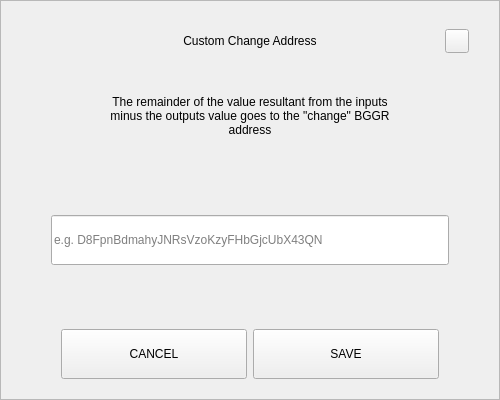
<?xml version="1.0" encoding="UTF-8"?>
<ui version="4.0">
 <class>SendChangeAddressDialog</class>
 <widget class="QDialog" name="SendChangeAddressDialog">
  <property name="geometry">
   <rect>
    <x>0</x>
    <y>0</y>
    <width>500</width>
    <height>400</height>
   </rect>
  </property>
  <property name="windowTitle">
   <string>Dialog</string>
  </property>
  <layout class="QVBoxLayout" name="verticalLayout">
   <property name="spacing">
    <number>0</number>
   </property>
   <property name="leftMargin">
    <number>0</number>
   </property>
   <property name="topMargin">
    <number>0</number>
   </property>
   <property name="rightMargin">
    <number>0</number>
   </property>
   <property name="bottomMargin">
    <number>0</number>
   </property>
   <item>
    <widget class="QFrame" name="frame">
     <property name="styleSheet">
      <string notr="true"/>
     </property>
     <property name="frameShape">
      <enum>QFrame::StyledPanel</enum>
     </property>
     <property name="frameShadow">
      <enum>QFrame::Raised</enum>
     </property>
     <layout class="QVBoxLayout" name="verticalLayout_2" stretch="0,0,0,0,0,0,0">
      <property name="spacing">
       <number>0</number>
      </property>
      <property name="leftMargin">
       <number>30</number>
      </property>
      <property name="topMargin">
       <number>20</number>
      </property>
      <property name="rightMargin">
       <number>30</number>
      </property>
      <property name="bottomMargin">
       <number>20</number>
      </property>
      <item>
       <layout class="QHBoxLayout" name="horizontalLayout_3">
        <property name="spacing">
         <number>0</number>
        </property>
        <item>
         <spacer name="horizontalSpacer_2">
          <property name="orientation">
           <enum>Qt::Horizontal</enum>
          </property>
          <property name="sizeHint" stdset="0">
           <size>
            <width>40</width>
            <height>20</height>
           </size>
          </property>
         </spacer>
        </item>
        <item>
         <widget class="QLabel" name="labelTitle">
          <property name="minimumSize">
           <size>
            <width>0</width>
            <height>40</height>
           </size>
          </property>
          <property name="maximumSize">
           <size>
            <width>16777215</width>
            <height>40</height>
           </size>
          </property>
          <property name="styleSheet">
           <string notr="true">padding-left:24px;</string>
          </property>
          <property name="text">
           <string>Custom Change Address</string>
          </property>
          <property name="alignment">
           <set>Qt::AlignCenter</set>
          </property>
          <property name="margin">
           <number>7</number>
          </property>
         </widget>
        </item>
        <item>
         <spacer name="horizontalSpacer">
          <property name="orientation">
           <enum>Qt::Horizontal</enum>
          </property>
          <property name="sizeHint" stdset="0">
           <size>
            <width>40</width>
            <height>20</height>
           </size>
          </property>
         </spacer>
        </item>
        <item>
         <widget class="QPushButton" name="btnEsc">
          <property name="minimumSize">
           <size>
            <width>24</width>
            <height>24</height>
           </size>
          </property>
          <property name="maximumSize">
           <size>
            <width>24</width>
            <height>24</height>
           </size>
          </property>
          <property name="focusPolicy">
           <enum>Qt::NoFocus</enum>
          </property>
          <property name="text">
           <string/>
          </property>
         </widget>
        </item>
       </layout>
      </item>
      <item>
       <spacer name="verticalSpacer_2">
        <property name="orientation">
         <enum>Qt::Vertical</enum>
        </property>
        <property name="sizeType">
         <enum>QSizePolicy::Fixed</enum>
        </property>
        <property name="sizeHint" stdset="0">
         <size>
          <width>20</width>
          <height>20</height>
         </size>
        </property>
       </spacer>
      </item>
      <item alignment="Qt::AlignHCenter">
       <widget class="QLabel" name="labelMessage">
        <property name="minimumSize">
         <size>
          <width>0</width>
          <height>70</height>
         </size>
        </property>
        <property name="text">
         <string>The remainder of the value resultant from the inputs minus the outputs value goes to the &quot;change&quot; BGGR address</string>
        </property>
        <property name="alignment">
         <set>Qt::AlignCenter</set>
        </property>
        <property name="wordWrap">
         <bool>true</bool>
        </property>
       </widget>
      </item>
      <item>
       <spacer name="verticalSpacer_3">
        <property name="orientation">
         <enum>Qt::Vertical</enum>
        </property>
        <property name="sizeHint" stdset="0">
         <size>
          <width>20</width>
          <height>40</height>
         </size>
        </property>
       </spacer>
      </item>
      <item>
       <layout class="QHBoxLayout" name="horizontalLayout_2">
        <property name="spacing">
         <number>0</number>
        </property>
        <property name="leftMargin">
         <number>20</number>
        </property>
        <property name="rightMargin">
         <number>20</number>
        </property>
        <item>
         <widget class="QLineEdit" name="lineEditAddress">
          <property name="minimumSize">
           <size>
            <width>0</width>
            <height>50</height>
           </size>
          </property>
          <property name="placeholderText">
           <string notr="true">e.g. D8FpnBdmahyJNRsVzoKzyFHbGjcUbX43QN</string>
          </property>
         </widget>
        </item>
       </layout>
      </item>
      <item>
       <spacer name="verticalSpacer">
        <property name="orientation">
         <enum>Qt::Vertical</enum>
        </property>
        <property name="sizeHint" stdset="0">
         <size>
          <width>20</width>
          <height>40</height>
         </size>
        </property>
       </spacer>
      </item>
      <item>
       <layout class="QHBoxLayout" name="horizontalLayout" stretch="2,2">
        <property name="spacing">
         <number>6</number>
        </property>
        <property name="leftMargin">
         <number>30</number>
        </property>
        <property name="rightMargin">
         <number>30</number>
        </property>
        <item>
         <widget class="QPushButton" name="btnCancel">
          <property name="minimumSize">
           <size>
            <width>180</width>
            <height>50</height>
           </size>
          </property>
          <property name="focusPolicy">
           <enum>Qt::NoFocus</enum>
          </property>
          <property name="text">
           <string>CANCEL</string>
          </property>
         </widget>
        </item>
        <item>
         <widget class="QPushButton" name="btnSave">
          <property name="minimumSize">
           <size>
            <width>180</width>
            <height>50</height>
           </size>
          </property>
          <property name="focusPolicy">
           <enum>Qt::NoFocus</enum>
          </property>
          <property name="text">
           <string>SAVE</string>
          </property>
         </widget>
        </item>
       </layout>
      </item>
     </layout>
    </widget>
   </item>
  </layout>
 </widget>
 <resources/>
 <connections/>
</ui>
